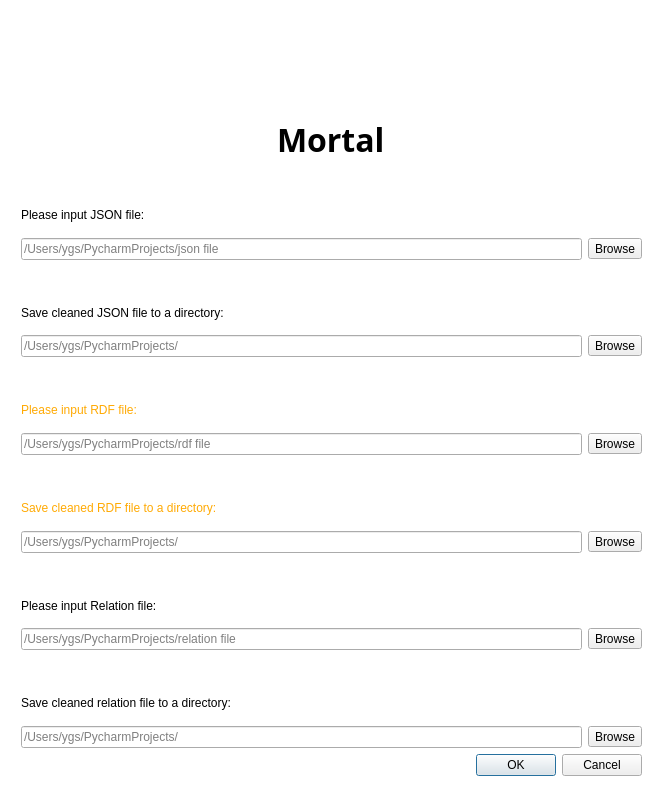
<?xml version="1.0" encoding="UTF-8"?>
<ui version="4.0">
 <class>Dialog_dataClean</class>
 <widget class="QDialog" name="Dialog_dataClean">
  <property name="geometry">
   <rect>
    <x>0</x>
    <y>0</y>
    <width>661</width>
    <height>793</height>
   </rect>
  </property>
  <property name="windowTitle">
   <string>Data Clean and Generate Initial Schema</string>
  </property>
  <property name="styleSheet">
   <string notr="true">QDialog{
	background-color: rgb(255, 255, 255);
}</string>
  </property>
  <widget class="QWidget" name="layoutWidget">
   <property name="geometry">
    <rect>
     <x>21</x>
     <y>13</y>
     <width>621</width>
     <height>763</height>
    </rect>
   </property>
   <layout class="QVBoxLayout" name="verticalLayout">
    <property name="sizeConstraint">
     <enum>QLayout::SetMinimumSize</enum>
    </property>
    <item>
     <layout class="QVBoxLayout" name="verticalLayout_2" stretch="0,0">
      <property name="spacing">
       <number>0</number>
      </property>
      <property name="sizeConstraint">
       <enum>QLayout::SetMinimumSize</enum>
      </property>
      <property name="leftMargin">
       <number>0</number>
      </property>
      <property name="topMargin">
       <number>0</number>
      </property>
      <property name="rightMargin">
       <number>0</number>
      </property>
      <property name="bottomMargin">
       <number>0</number>
      </property>
      <item>
       <layout class="QHBoxLayout" name="horizontalLayout_logp">
        <item>
         <widget class="QLabel" name="label_logo">
          <property name="sizePolicy">
           <sizepolicy hsizetype="Minimum" vsizetype="Minimum">
            <horstretch>149</horstretch>
            <verstretch>104</verstretch>
           </sizepolicy>
          </property>
          <property name="minimumSize">
           <size>
            <width>149</width>
            <height>104</height>
           </size>
          </property>
          <property name="maximumSize">
           <size>
            <width>149</width>
            <height>104</height>
           </size>
          </property>
          <property name="styleSheet">
           <string notr="true"/>
          </property>
          <property name="text">
           <string/>
          </property>
          <property name="pixmap">
           <pixmap>logo.png</pixmap>
          </property>
          <property name="scaledContents">
           <bool>true</bool>
          </property>
         </widget>
        </item>
       </layout>
      </item>
      <item>
       <layout class="QHBoxLayout" name="horizontalLayout_mortal">
        <item>
         <widget class="QLabel" name="label_mortal">
          <property name="sizePolicy">
           <sizepolicy hsizetype="Fixed" vsizetype="Fixed">
            <horstretch>0</horstretch>
            <verstretch>0</verstretch>
           </sizepolicy>
          </property>
          <property name="font">
           <font>
            <family>.SF NS Text</family>
            <pointsize>24</pointsize>
            <weight>75</weight>
            <italic>false</italic>
            <bold>true</bold>
           </font>
          </property>
          <property name="styleSheet">
           <string notr="true"/>
          </property>
          <property name="text">
           <string>Mortal</string>
          </property>
         </widget>
        </item>
       </layout>
      </item>
     </layout>
    </item>
    <item>
     <layout class="QHBoxLayout" name="horizontalLayout_5">
      <property name="sizeConstraint">
       <enum>QLayout::SetDefaultConstraint</enum>
      </property>
      <property name="topMargin">
       <number>30</number>
      </property>
      <property name="rightMargin">
       <number>0</number>
      </property>
      <property name="bottomMargin">
       <number>0</number>
      </property>
      <item>
       <widget class="QLabel" name="label">
        <property name="text">
         <string>Please input JSON file:</string>
        </property>
       </widget>
      </item>
     </layout>
    </item>
    <item>
     <layout class="QHBoxLayout" name="horizontalLayout_2">
      <item>
       <widget class="QLineEdit" name="lineEdit_JSON">
        <property name="placeholderText">
         <string>/Users/ygs/PycharmProjects/json file</string>
        </property>
       </widget>
      </item>
      <item>
       <widget class="QToolButton" name="toolButton_JSON">
        <property name="text">
         <string>Browse</string>
        </property>
       </widget>
      </item>
     </layout>
    </item>
    <item>
     <layout class="QHBoxLayout" name="horizontalLayout_8">
      <property name="sizeConstraint">
       <enum>QLayout::SetDefaultConstraint</enum>
      </property>
      <property name="topMargin">
       <number>30</number>
      </property>
      <property name="rightMargin">
       <number>0</number>
      </property>
      <property name="bottomMargin">
       <number>0</number>
      </property>
      <item>
       <widget class="QLabel" name="label_4">
        <property name="text">
         <string>Save cleaned JSON file to a directory:</string>
        </property>
       </widget>
      </item>
     </layout>
    </item>
    <item>
     <layout class="QHBoxLayout" name="horizontalLayout_13">
      <item>
       <widget class="QLineEdit" name="lineEdit_cleanedJSON">
        <property name="placeholderText">
         <string>/Users/ygs/PycharmProjects/</string>
        </property>
       </widget>
      </item>
      <item>
       <widget class="QToolButton" name="toolButton_cleanedJSON">
        <property name="text">
         <string>Browse</string>
        </property>
       </widget>
      </item>
     </layout>
    </item>
    <item>
     <layout class="QHBoxLayout" name="horizontalLayout_6">
      <property name="topMargin">
       <number>30</number>
      </property>
      <item>
       <widget class="QLabel" name="label_2">
        <property name="styleSheet">
         <string notr="true">color:rgb(255, 170, 4)</string>
        </property>
        <property name="text">
         <string>Please input RDF file:</string>
        </property>
       </widget>
      </item>
     </layout>
    </item>
    <item>
     <layout class="QHBoxLayout" name="horizontalLayout_3">
      <item>
       <widget class="QLineEdit" name="lineEdit_RDF">
        <property name="placeholderText">
         <string>/Users/ygs/PycharmProjects/rdf file</string>
        </property>
       </widget>
      </item>
      <item>
       <widget class="QToolButton" name="toolButton_RDF">
        <property name="text">
         <string>Browse</string>
        </property>
       </widget>
      </item>
     </layout>
    </item>
    <item>
     <layout class="QHBoxLayout" name="horizontalLayout_10">
      <property name="sizeConstraint">
       <enum>QLayout::SetDefaultConstraint</enum>
      </property>
      <property name="topMargin">
       <number>30</number>
      </property>
      <property name="rightMargin">
       <number>0</number>
      </property>
      <property name="bottomMargin">
       <number>0</number>
      </property>
      <item>
       <widget class="QLabel" name="label_5">
        <property name="styleSheet">
         <string notr="true">color:rgb(255, 170, 4)</string>
        </property>
        <property name="text">
         <string>Save cleaned RDF file to a directory:</string>
        </property>
       </widget>
      </item>
     </layout>
    </item>
    <item>
     <layout class="QHBoxLayout" name="horizontalLayout_9">
      <item>
       <widget class="QLineEdit" name="lineEdit_cleanedRDF">
        <property name="placeholderText">
         <string>/Users/ygs/PycharmProjects/</string>
        </property>
       </widget>
      </item>
      <item>
       <widget class="QToolButton" name="toolButton_cleanedRDF">
        <property name="text">
         <string>Browse</string>
        </property>
       </widget>
      </item>
     </layout>
    </item>
    <item>
     <layout class="QHBoxLayout" name="horizontalLayout_7">
      <property name="topMargin">
       <number>30</number>
      </property>
      <item>
       <widget class="QLabel" name="label_3">
        <property name="text">
         <string>Please input Relation file:</string>
        </property>
       </widget>
      </item>
     </layout>
    </item>
    <item>
     <layout class="QHBoxLayout" name="horizontalLayout_4">
      <item>
       <widget class="QLineEdit" name="lineEdit_Relation">
        <property name="placeholderText">
         <string>/Users/ygs/PycharmProjects/relation file</string>
        </property>
       </widget>
      </item>
      <item>
       <widget class="QToolButton" name="toolButton_Relation">
        <property name="text">
         <string>Browse</string>
        </property>
       </widget>
      </item>
     </layout>
    </item>
    <item>
     <layout class="QHBoxLayout" name="horizontalLayout_11">
      <property name="sizeConstraint">
       <enum>QLayout::SetDefaultConstraint</enum>
      </property>
      <property name="topMargin">
       <number>30</number>
      </property>
      <property name="rightMargin">
       <number>0</number>
      </property>
      <property name="bottomMargin">
       <number>0</number>
      </property>
      <item>
       <widget class="QLabel" name="label_6">
        <property name="text">
         <string>Save cleaned relation file to a directory:</string>
        </property>
       </widget>
      </item>
     </layout>
    </item>
    <item>
     <layout class="QHBoxLayout" name="horizontalLayout_12">
      <item>
       <widget class="QLineEdit" name="lineEdit_cleanedRelation">
        <property name="placeholderText">
         <string>/Users/ygs/PycharmProjects/</string>
        </property>
       </widget>
      </item>
      <item>
       <widget class="QToolButton" name="toolButton_cleanedRelation">
        <property name="text">
         <string>Browse</string>
        </property>
       </widget>
      </item>
     </layout>
    </item>
    <item>
     <widget class="QDialogButtonBox" name="buttonBox">
      <property name="orientation">
       <enum>Qt::Horizontal</enum>
      </property>
      <property name="standardButtons">
       <set>QDialogButtonBox::Cancel|QDialogButtonBox::Ok</set>
      </property>
     </widget>
    </item>
   </layout>
  </widget>
 </widget>
 <resources/>
 <connections>
  <connection>
   <sender>buttonBox</sender>
   <signal>accepted()</signal>
   <receiver>Dialog_dataClean</receiver>
   <slot>accept()</slot>
   <hints>
    <hint type="sourcelabel">
     <x>248</x>
     <y>254</y>
    </hint>
    <hint type="destinationlabel">
     <x>157</x>
     <y>274</y>
    </hint>
   </hints>
  </connection>
  <connection>
   <sender>buttonBox</sender>
   <signal>rejected()</signal>
   <receiver>Dialog_dataClean</receiver>
   <slot>reject()</slot>
   <hints>
    <hint type="sourcelabel">
     <x>316</x>
     <y>260</y>
    </hint>
    <hint type="destinationlabel">
     <x>286</x>
     <y>274</y>
    </hint>
   </hints>
  </connection>
 </connections>
</ui>
